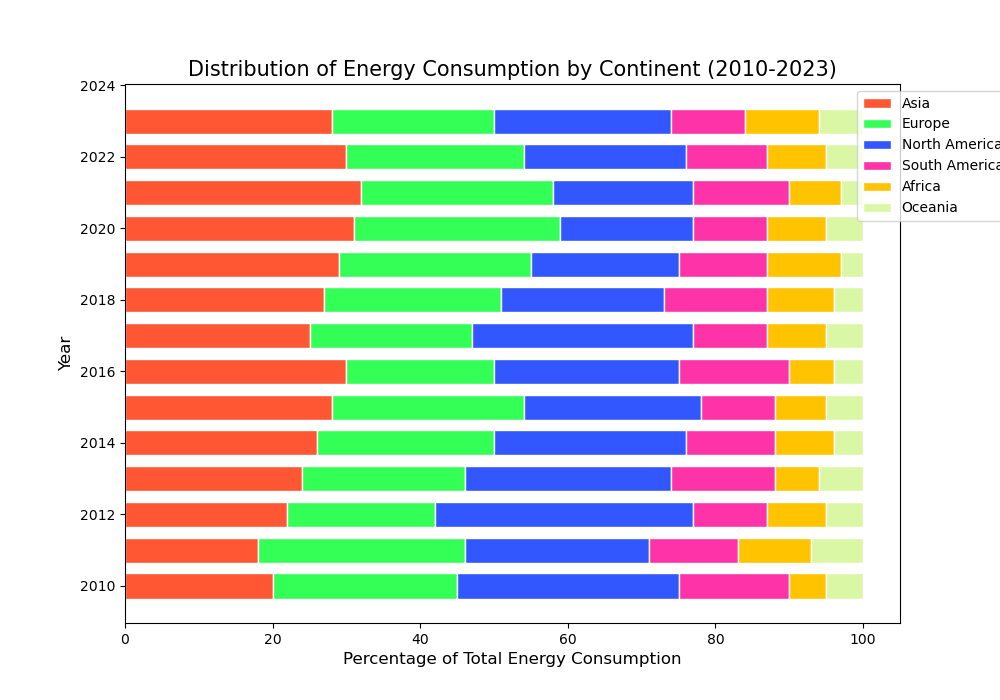

Python code for this plot:

import matplotlib.pyplot as plt
import numpy as np

# Data
years = np.arange(2010, 2024)
asia = [20, 18, 22, 24, 26, 28, 30, 25, 27, 29, 31, 32, 30, 28]
europe = [25, 28, 20, 22, 24, 26, 20, 22, 24, 26, 28, 26, 24, 22]
north_america = [30, 25, 35, 28, 26, 24, 25, 30, 22, 20, 18, 19, 22, 24]
south_america = [15, 12, 10, 14, 12, 10, 15, 10, 14, 12, 10, 13, 11, 10]
africa = [5, 10, 8, 6, 8, 7, 6, 8, 9, 10, 8, 7, 8, 10]
oceania = [5, 7, 5, 6, 4, 5, 4, 5, 4, 3, 5, 3, 5, 6]

# Colors
colors = ['#FF5733', '#33FF57', '#3357FF', '#FF33A8', '#FFC300', '#DAF7A6']

# Plot
fig, ax = plt.subplots(figsize=(10, 7))

ax.barh(years, asia, color=colors[0], edgecolor='white', height=0.7)
ax.barh(years, europe, left=np.array(asia), color=colors[1], edgecolor='white', height=0.7)
ax.barh(years, north_america, left=np.array(asia)+np.array(europe), color=colors[2], edgecolor='white', height=0.7)
ax.barh(years, south_america, left=np.array(asia)+np.array(europe)+np.array(north_america), color=colors[3], edgecolor='white', height=0.7)
ax.barh(years, africa, left=np.array(asia)+np.array(europe)+np.array(north_america)+np.array(south_america), color=colors[4], edgecolor='white', height=0.7)
ax.barh(years, oceania, left=np.array(asia)+np.array(europe)+np.array(north_america)+np.array(south_america)+np.array(africa), color=colors[5], edgecolor='white', height=0.7)

# Title and labels
ax.set_title('Distribution of Energy Consumption by Continent (2010-2023)', fontsize=15)
ax.set_xlabel('Percentage of Total Energy Consumption', fontsize=12)
ax.set_ylabel('Year', fontsize=12)

# Legend
ax.legend(['Asia', 'Europe', 'North America', 'South America', 'Africa', 'Oceania'], loc='upper right', bbox_to_anchor=(1.15, 1))

plt.show()
